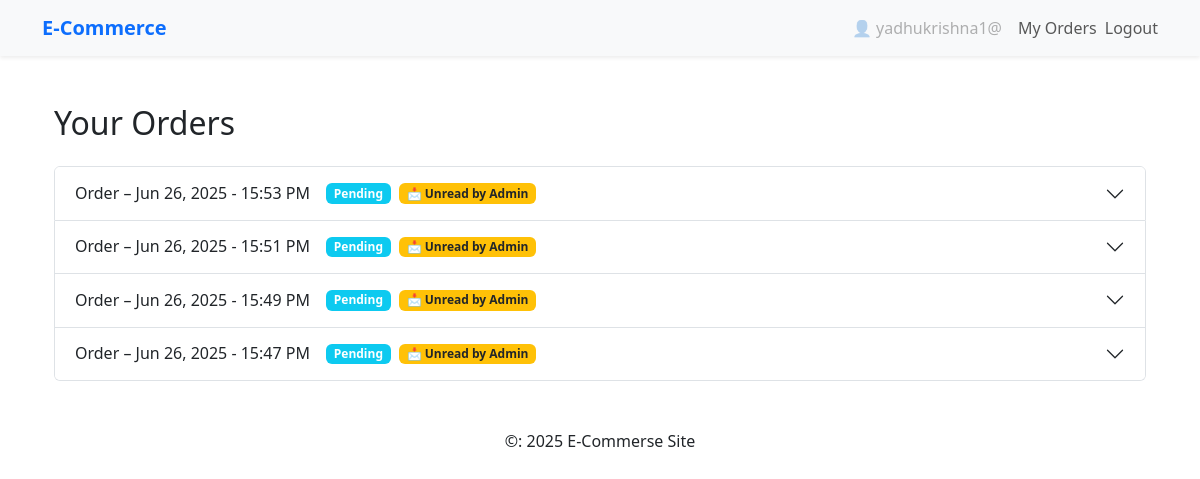
Screenshot of /orders/ (signed in) with the database file from the repository.
### store/models.py (models this page shows, shortened)
class Order(models.Model):
    STATUS_CHOICES = [
        ('Pending', 'Pending'),
        ('Processing', 'Processing'),
        ('Shipped', 'Shipped'),
        ('Delivered', 'Delivered'),
        ('Cancelled', 'Cancelled'),
    ]
    user = models.ForeignKey(User, on_delete=models.SET_NULL, null=True, blank=True)
    date_ordered = models.DateTimeField(auto_now_add=True)
    complete = models.BooleanField(default=False)
    status = models.CharField(max_length=20, choices=STATUS_CHOICES, default='Pending')
    is_seen_by_admin = models.BooleanField(default=False)
    def get_total_price(self):
        return sum(item.get_total_price() for item in self.ordereditem_set.all())
    def is_cancellable(self):
        return self.status in ['Pending', 'Processing']

### store/views.py (the view)
# urls.py: path('orders/', views.order_history, name='order-history'),
@login_required
def order_history(request):
    orders = Order.objects.filter(user=request.user).order_by('-date_ordered')
    return render(request, 'store/order_history.html', {'orders': orders})

### store/models.py (called while the page is built)
    def get_total_price(self):
        return self.product.price * self.quantity if self.product else 0

### templates/store/order_history.html (shortened to what this page needs)
{% extends 'base.html' %}
{% block content %}
<div class="container my-5">
    <h2 class="mb-4">Your Orders</h2>
    {% if orders %}
        <div class="accordion" id="ordersAccordion">
            {% for order in orders %}
                <div class="accordion-item">
                    <h2 class="accordion-header" id="heading{{ order.id }}">
                        <button class="accordion-button collapsed" type="button" data-bs-toggle="collapse" data-bs-target="#collapse{{ order.id }}" aria-expanded="false" aria-controls="collapse{{ order.id }}">
                            Order  – {{ order.date_ordered|date:"M d, Y - H:i A" }}
                            <span class="badge bg-{{ order.status|lower|yesno:'info,success,warning,danger,secondary' }} ms-3">
                                {{ order.status }}
                            </span>
                            {% if not order.is_seen_by_admin %}
                                <span class="badge bg-warning text-dark ms-2">📩 Unread by Admin</span>
                            {% endif %}
                        </button>
                    </h2>
                </div>
            {% endfor %}
        </div>
    {% else %}
        <div class="alert alert-info mt-4" role="alert">
            You have no past orders.
        </div>
    {% endif %}
</div>
{% endblock %}

### templates/includes/navbar.html (shortened to what this page needs)
<nav class="navbar navbar-expand-lg navbar-light bg-light shadow-sm">
  <div class="container">
    <a class="navbar-brand fw-bold text-primary" href="/">E-Commerce</a>
    <div class="collapse navbar-collapse" id="mainNavbar">
      <ul class="navbar-nav ms-auto">
        {% if user.is_authenticated %}
          <li class="nav-item">
            <a href="#" class="nav-link disabled">👤 {{ user.username }}</a>
          </li>
          <li class="nav-item">
            <a href="{% url 'order-history' %}" class="nav-link">My Orders</a>
          </li>
          <li class="nav-item d-flex align-items-center">
            <form action="{% url 'logout' %}" method="post" class="m-0">
              <button type="submit" class="btn btn-link nav-link p-0" style="border: none;">Logout</button>
            </form>
          </li>
        {% endif %}
      </ul>
    </div>
  </div>
</nav>

### rows the page displays
Order: date_ordered "Jun 26, 2025 - 15:53 PM", status "Pending", is_seen_by_admin "📩 Unread by Admin"
Order: date_ordered "Jun 26, 2025 - 15:51 PM", status "Pending", is_seen_by_admin "📩 Unread by Admin"
Order: date_ordered "Jun 26, 2025 - 15:49 PM", status "Pending", is_seen_by_admin "📩 Unread by Admin"
Order: date_ordered "Jun 26, 2025 - 15:47 PM", status "Pending", is_seen_by_admin "📩 Unread by Admin"

### other values shown
{{ user.username }} "yadhukrishna1@"
